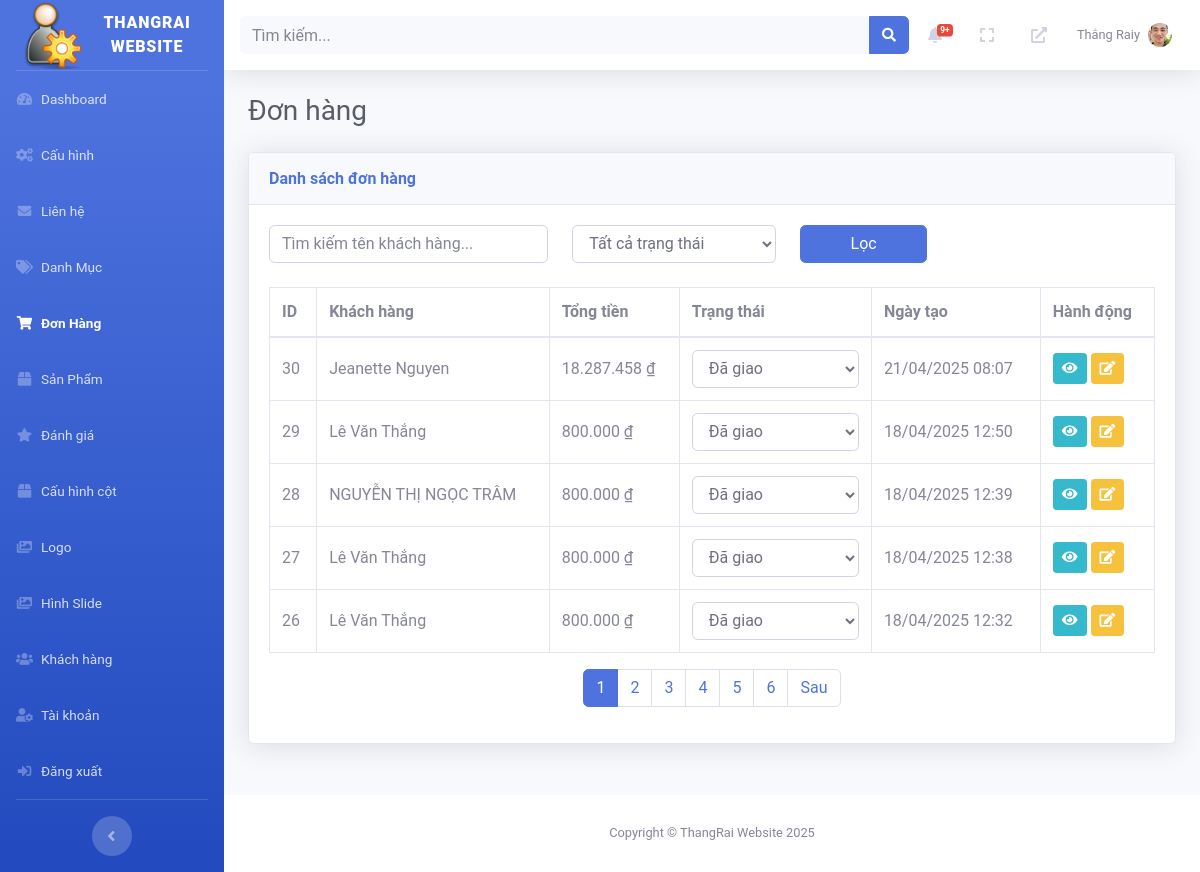
Screenshot of /admin/index.php?page=orders (signed in) with the database file from the repository.
### tables this page shows
CREATE TABLE `orders` (
  `id` int NOT NULL,
  `customer_id` int NOT NULL,
  `total_amount` decimal(10,2) NOT NULL,
  `status` enum('pending','processing','shipped','delivered','cancelled') DEFAULT 'pending',
  `note` text,
  `payment_method` varchar(50) NOT NULL DEFAULT 'cod',
  `created_at` timestamp NULL DEFAULT CURRENT_TIMESTAMP
);

CREATE TABLE `customers` (
  `id` int NOT NULL,
  `name` varchar(255) NOT NULL,
  `email` varchar(255) NOT NULL,
  `phone` varchar(20) DEFAULT NULL,
  `address` text,
  `province` varchar(100) NOT NULL,
  `district` varchar(100) NOT NULL,
  `ward` varchar(100) NOT NULL,
  `created_at` timestamp NULL DEFAULT CURRENT_TIMESTAMP,
  `password` varchar(255) NOT NULL DEFAULT ''
);

### admin/pages/orders/index.php (the view, shortened to what this page needs)
<?php
require_once 'C:/laragon/www/2/admin/config/db_connect.php';
$limit = 5;
$page = isset($_GET['page_num']) ? (int)$_GET['page_num'] : 1;
$offset = ($page - 1) * $limit;
$search = isset($_GET['search']) ? trim($_GET['search']) : '';
$status = isset($_GET['status']) ? $_GET['status'] : '';
$params = [];
$sql = "SELECT o.*, c.name AS customer_name
        FROM orders o
        JOIN customers c ON o.customer_id = c.id
        WHERE 1=1";
$sql .= " ORDER BY o.created_at DESC LIMIT $limit OFFSET $offset";
$stmt = $pdo->prepare($sql);
$stmt->execute($params);
$orders = $stmt->fetchAll(PDO::FETCH_ASSOC);
$count_sql = "SELECT COUNT(*)
              FROM orders o
              JOIN customers c ON o.customer_id = c.id
              WHERE 1=1";
$count_stmt = $pdo->prepare($count_sql);
$count_stmt->execute($params);
$total_orders = $count_stmt->fetchColumn();
$total_pages = ceil($total_orders / $limit);
$statuses = ['pending' => 'Đang chờ', 'processing' => 'Đang xử lý', 'shipped' => 'Đã vận chuyển', 'delivered' => 'Đã giao', 'cancelled' => 'Đã hủy'];
?>
<div class="d-sm-flex align-items-center justify-content-between mb-4">
    <h1 class="h3 mb-0 text-gray-800">Đơn hàng</h1>
</div>
<div class="card shadow mb-4">
    <div class="card-header py-3">
        <h6 class="m-0 font-weight-bold text-primary">Danh sách đơn hàng</h6>
    </div>
    <div class="card-body">
        <form method="GET" class="mb-4">
            <div class="row">
                <div class="col-md-4">
                    <input type="text" name="search" class="form-control" placeholder="Tìm kiếm tên khách hàng..." value="<?php echo htmlspecialchars($search); ?>">
                </div>
                <div class="col-md-3">
                    <select name="status" class="form-control">
                        <option value="">Tất cả trạng thái</option>
                    </select>
                </div>
                <div class="col-md-2">
                    <button type="submit" class="btn btn-primary btn-block">Lọc</button>
                </div>
            </div>
        </form>
        <div class="table-responsive">
            <table class="table table-bordered" width="100%" cellspacing="0">
                <thead>
                    <tr>
                        <th>ID</th>
                        <th>Khách hàng</th>
                        <th>Tổng tiền</th>
                        <th>Trạng thái</th>
                        <th>Ngày tạo</th>
                        <th>Hành động</th>
                    </tr>
                </thead>
                <tbody>
                    <?php foreach ($orders as $order): ?>
                        <tr>
                            <td><?php echo $order['id']; ?></td>
                            <td><?php echo htmlspecialchars($order['customer_name']); ?></td>
                            <td><?php echo number_format($order['total_amount'], 0, ',', '.') . ' ₫'; ?></td>
                            <td>
                                <select class="form-control status-select" data-id="<?php echo $order['id']; ?>">
                                    <?php foreach ($statuses as $key => $label): ?>
                                        <option value="<?php echo $key; ?>" <?php echo $order['status'] === $key ? 'selected' : ''; ?>>
                                            <?php echo htmlspecialchars($label); ?>
                                        </option>
                                    <?php endforeach; ?>
                                </select>
                            </td>
                            <td><?php echo date('d/m/Y H:i', strtotime($order['created_at'])); ?></td>
                            <td>
                                <a href="?page=orders&subpage=view&id=<?php echo $order['id']; ?>" class="btn btn-info btn-sm" title="Xem">
                                    <i class="fas fa-eye"></i>
                                </a>
                                <a href="?page=orders&subpage=update&id=<?php echo $order['id']; ?>" class="btn btn-warning btn-sm" title="Cập nhật">
                                    <i class="fas fa-edit"></i>
                                </a>
                            </td>
                        </tr>
                    <?php endforeach; ?>
                </tbody>
            </table>
        </div>
        <?php if ($total_pages > 1): ?>
            <nav aria-label="Page navigation">
                <ul class="pagination justify-content-center">
                    <?php for ($i = 1; $i <= $total_pages; $i++): ?>
                        <li class="page-item <?php echo $i == $page ? 'active' : ''; ?>">
                            <a class="page-link" href="?page=orders&page_num=<?php echo $i; ?>&search=<?php echo urlencode($search); ?>&status=<?php echo $status; ?>"><?php echo $i; ?></a>
                        </li>
                    <?php endfor; ?>
                    <?php if ($page < $total_pages): ?>
                        <li class="page-item">
                            <a class="page-link" href="?page=orders&page_num=<?php echo $page + 1; ?>&search=<?php echo urlencode($search); ?>&status=<?php echo $status; ?>">Sau</a>
                        </li>
                    <?php endif; ?>
                </ul>
            </nav>
        <?php endif; ?>
    </div>
</div>

### admin/includes/topbar.php (shortened to what this page needs)
<?php
require_once 'C:/laragon/www/2/admin/config/db_connect.php';
$admin_id = $_SESSION['admin_id'] ?? null;
$avatar = null;
$new_orders_count = 0;
if ($admin_id) {
    $stmt = $pdo->prepare("SELECT avatar FROM admins WHERE id = ?");
    $stmt->execute([$admin_id]);
    $admin = $stmt->fetch(PDO::FETCH_ASSOC);
    $avatar = $admin['avatar'] ?? null;
    $stmt = $pdo->prepare("SELECT COUNT(*) as count FROM orders WHERE status = 'pending'");
    $stmt->execute();
    $new_orders_count = $stmt->fetch(PDO::FETCH_ASSOC)['count'];
}
?>
<nav class="navbar navbar-expand navbar-light bg-white topbar mb-4 static-top shadow">
    <form class="container search-container">
        <div class="input-group search-input-group">
            <input type="text" class="form-control bg-light border-0 small" placeholder="Tìm kiếm..." id="search-input">
            <div class="input-group-append">
                <button class="btn btn-primary" type="button" id="search-button">
                    <i class="fas fa-search fa-sm"></i>
                </button>
            </div>
        </div>
    </form>
    <ul class="navbar-nav ml-auto">
        <li class="nav-item dropdown no-arrow mx-1">
            <a class="nav-link dropdown-toggle" href="#" id="ordersDropdown" role="button" data-toggle="dropdown">
                <i class="fas fa-bell fa-fw"></i>
                <?php if ($new_orders_count > 0): ?>
                    <span class="badge badge-danger badge-counter"><?php echo $new_orders_count > 9 ? '9+' : $new_orders_count; ?></span>
                <?php endif; ?>
            </a>
        </li>
        <li class="nav-item no-arrow mx-1">
            <a class="nav-link" href="#" id="fullscreenToggle">
                <i class="fas fa-expand fa-fw"></i>
            </a>
        </li>
        <li class="nav-item no-arrow mx-1">
            <a class="nav-link" href="http://localhost/2/public/" target="_blank">
                <i class="fas fa-external-link-alt fa-fw"></i>
            </a>
        </li>
        <li class="nav-item dropdown no-arrow">
            <a class="nav-link dropdown-toggle" href="#" id="userDropdown" role="button" data-toggle="dropdown">
                <span class="mr-2 d-none d-lg-inline text-gray-600 small">
                    <?php echo htmlspecialchars($_SESSION['admin_name'] ?? 'Admin'); ?>
                </span>
                <?php if ($avatar): ?>
                    <img src="/2/admin/<?php echo htmlspecialchars($avatar); ?>" alt="Avatar" class="rounded-circle" style="width: 24px; height: 24px; object-fit: cover;">
                <?php else: ?>
                    <img src="/2/admin/images/default-avatar.png" alt="Default Avatar" class="rounded-circle" style="width: 24px; height: 24px; object-fit: cover;">
                <?php endif; ?>
            </a>
        </li>
    </ul>
</nav>

### admin/assets/css/custom.css (style rules this page uses)
body { font-family: 'Roboto', sans-serif; }
.table th, .table td { vertical-align: middle; }

### rows the page displays
orders: id "30", customer.name "Jeanette Nguyen", total_amount "18.287.458", status+id "Đã giao", created_at "21/04/2025 08:07"
orders: id "29", customer.name "Lê Văn Thắng", total_amount "800.000", status+id "Đã giao", created_at "18/04/2025 12:50"
orders: id "28", customer.name "NGUYỄN THỊ NGỌC TRÂM", total_amount "800.000", status+id "Đã giao", created_at "18/04/2025 12:39"
orders: id "27", customer.name "Lê Văn Thắng", total_amount "800.000", status+id "Đã giao", created_at "18/04/2025 12:38"
orders: id "26", customer.name "Lê Văn Thắng", total_amount "800.000", status+id "Đã giao", created_at "18/04/2025 12:32"

### other values shown
SITE_NAME "THANGRAI WEBSITE"
$_SESSION['admin_name'] "Thắng Raiy"
SITE_NAME "ThangRai Website"
